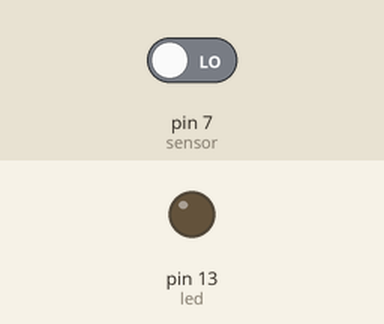
Simulated run of this sketch. Board: Arduino Uno, built with avr-gcc and run on an emulated ATmega328P. Parts: output pins drawn as LEDs (lit = HIGH). The inputs (shaded band) are chosen by the test bench; at power-on: pin 7 (sensor) LOW.

Above: at 1.2 s.
1.3 s: pin 7 (sensor) driven HIGH
At 2.4 s:
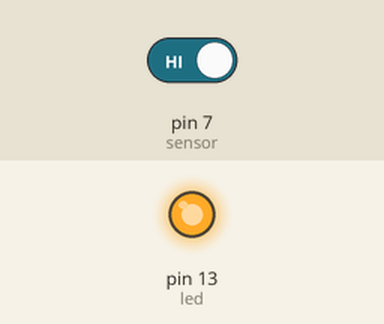
2.8 s: pin 7 (sensor) driven LOW
At 3.5 s:
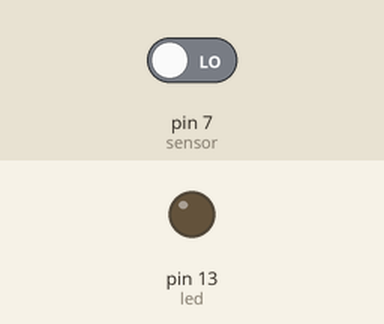
Timing chart, 0 to 5.8 s (numbered marks = the images above; inputs shaded):
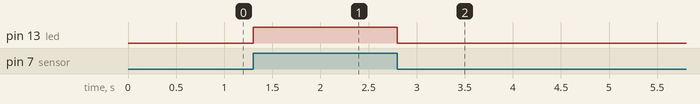

The sketch:

tp2_morison_blanc_sanchez_gobbi_romero.ino
```cpp
#define sensor 7
#define led 13

void setup() {
  // put your setup code here, to run once:
  pinMode(sensor, INPUT);
  pinMode(led, OUTPUT);
}

void loop() {
  // put your main code here, to run repeatedly:
  sensortactil();
}

void sensortactil(){
  int sensorValue = digitalRead(sensor);
  if(sensorValue==1){
    digitalWrite(led,HIGH);
  }
  else{
    digitalWrite(led,LOW);
  }
}
```

Measured:
- after the input at 1.3 s, pin 13 (led): LOW → HIGH at once
- after the input at 2.8 s, pin 13 (led): HIGH → LOW at once
